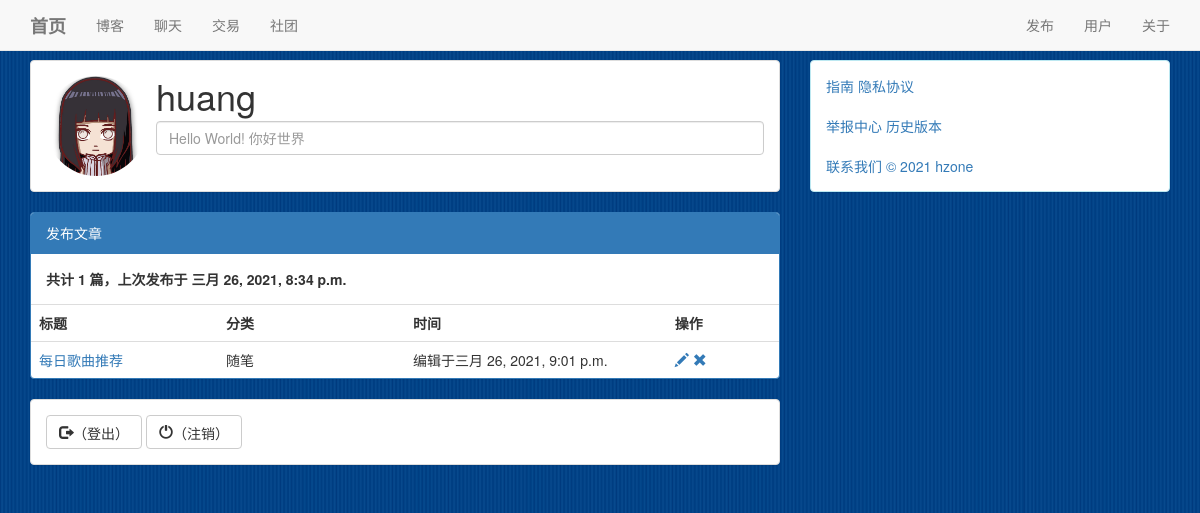
/user/1 (signed in), run on an earlier commit of the app's database.
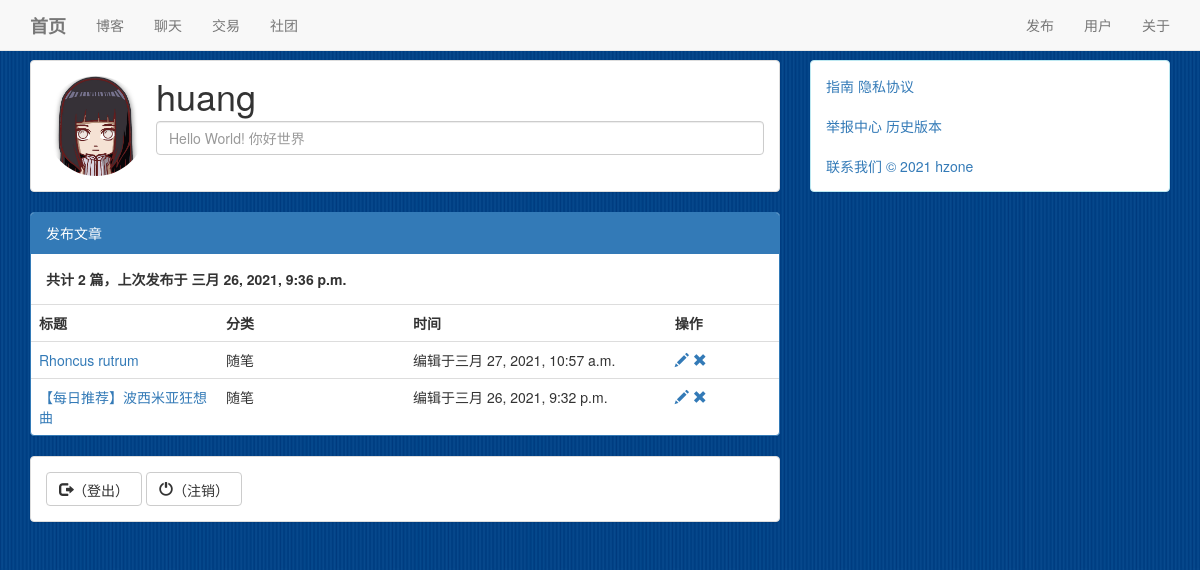
And on a later commit of the database.
### blog/models.py (models this page shows, shortened)
class Atc(Model):
    title = CharField(max_length=30)
    content = TextField()
    author = ForeignKey(User,on_delete = DO_NOTHING)
    create_time = DateTimeField(auto_now_add=True)
    update_time = DateTimeField(auto_now=True)
    type = ForeignKey(AtcType,on_delete = DO_NOTHING)
    class Meta:
        ordering=['-create_time']
        verbose_name = '文章'
        verbose_name_plural = '文章'

class AtcType(Model):
    name = CharField(max_length=20)
    def __str__(self):
        return self.name
    class Meta:
        verbose_name = '分类'
        verbose_name_plural = '分类'

### user/views.py (the view, shortened to what this page needs)
# urls.py: path('<int:pk>',Room.as_view()),
class Room(View):
    def get(self,request,pk):
        form = userForm()
        user = get_object_or_404(User,pk = pk)
        context = {
            'visitor' :request.user,
            'user' : user,
            'form' : form,
            'atcs' : Atc.objects.filter(author = user),
        }
        return render(request,'room.html',context)

### user/forms.py
class userForm(forms.Form):
    icon = forms.ImageField(label = '用户头像',required= False)
    motto = forms.CharField(label= '个性签名',required= False)

### user/models.py (called while the page is built)
    def __str__(self):
        return self.username

### user/templates/room.html (shortened to what this page needs)
{% extends 'base.html' %}
    {% load static %}
    {% block main %}
        <div class="panel panel-default">
            <div class="panel-body">
                <div class="media">
                    <div class="media-left media-middle">
                        <img id = 'icon' class="img-circle" src="/{{ user.icon }}" height="100px" width="100px">
                    </div>
                    <div class="media-body">
                        <h1 class="media-heading">{{ user }}</h1>
                        <form id='user_form' enctype="multipart/form-data" action="./{{ user.id }}" method="post">
                            <input type="text" name="motto" id="id_motto" placeholder = "{{ user.motto }}" class="form-control">
                        </form>
                    </div>
                </div>
            </div>
        </div>
        <div class="panel panel-primary">
            <div class="panel-heading">发布文章</div>
            <div class="panel-body">
                <strong>共计 {{ atcs.count }} 篇，上次发布于 {{ atcs.first.create_time }}</strong>
            </div>
            <table class="table">
                <tr>
                    <th style="width:25%">标题</th>
                    <th style="width:25%">分类</th>
                    <th style="width:35%">时间</th>
                    {% if user == visitor %}
                        <th style="width:15%">操作</th>
                    {% endif %}
                </tr>
                {% for atc in atcs %}
                    <tr>
                        <td><a href="/blog/{{atc.pk}}">{{ atc.title }}</a></td>
                        <td>{{ atc.type }}</td>
                        {% if atc.create_time == atc.update_time %}
                            <td>创建于{{ atc.create_time }}</td>
                        {% else %}
                            <td>编辑于{{ atc.update_time }}</td>
                        {% endif %}
                        {% if user == visitor %}
                            <th>
                                <a id='' href="/release/article/edit?pk={{ atc.pk }}">
                                    <span class="glyphicon glyphicon-pencil" aria-hidden="true"></span>
                                </a>
                                <a id='dele-atc' href="/release/article/delete?pk={{ atc.pk }}">
                                    <span class="glyphicon glyphicon-remove" aria-hidden="true"></span>
                                </a>
                            </th>
                        {% endif %}
                    </tr>
                {% endfor %}
            </table>
        </div>
        {% if user == visitor %}
            <div class="panel panel-default">
                <div class="panel-body">
                    <button  id='exit' type="button" class="btn btn-default" aria-label="Left Align">
                        <span class="glyphicon glyphicon-log-out" aria-hidden="true">（登出）</span>
                    </button>
                    <button type="button" class="btn btn-default" aria-label="Left Align">
                        <span class="glyphicon glyphicon-off" aria-hidden="true">（注销）</span>
                    </button>
                </div>
            </div>
        {% endif %}
    {% endblock %}

What changed in the data, as far as the page shows it:
added Atc: first.create_time "三月 26, 2021, 9:36 p.m.", title "Rhoncus rutrum", type "随笔", update_time "三月 27, 2021, 10:57 a.m."
changed Atc: title "每日歌曲推荐" → "【每日推荐】波西米亚狂想曲"; update_time "三月 26, 2021, 9:01 p.m." → "三月 26, 2021, 9:32 p.m."
Also different on the page:
{{ atcs.count }}: "1" → "2"
{{ atcs.first.create_time }}: "三月 26, 2021, 8:34 p.m." → "三月 26, 2021, 9:36 p.m."
